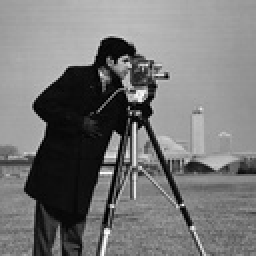
%> input picture tex/cameraman.jpg, 128 x 128 px, shrunk from 256 x 256 before the run, given in place of cameraman.tif, which was not available (shown 2 times larger)
$ octave pm_tet_pre.m   (GNU Octave 9; MATLAB toolbox functions it lacks are replaced by stand-ins)
%> lines starting %> are read from the running program, lines starting %| are printed output that depends on the picture; pictures that were not available may be replaced by others from this repository, and a replacement may not be noted
### grids/getSquareTet.m
function [p tet edge] = getSquareTet(nx1, nx2)

disp('Started grid generation.');
tic;

x1 = linspace(0,1,nx1);
x2 = linspace(0,1,nx2);

sub2ind = @(i,j) i + nx1 * j + 1;

[X1_const, X2_const] = meshgrid(x1, x2);

p = [X1_const(:), X2_const(:)];

tet = [];
for i = 0:nx1-2
    for j = 0:nx2-2
        tet(end+1,:) = [sub2ind(i,j) sub2ind(i+1,j) sub2ind(i,j+1) sub2ind(i+1,j+1)];
    end
end

edge = [];
for i = 0:nx1-1
    j = 0;
    edge(end+1,:) = [sub2ind(i,j) sub2ind(i+1,j)];
    j = nx2-1;
    edge(end+1,:) = [sub2ind(i,j) sub2ind(i+1,j)];
end
for j = 0:nx2-1
    i = 0;
    edge(end+1,:) = [sub2ind(i,j) sub2ind(i,j+1)];
    i = nx1-1;
    edge(end+1,:) = [sub2ind(i,j) sub2ind(i,j+1)];
end

disp(['Grid generation took ' num2str(toc) 's.']);
disp(['Number of nodes: ' num2str(size(p,1))])
disp(['Number of elements: ' num2str(size(tet,1))])

end

### peronamalik/pm_tet_pre.m
clear all; clc; close all;

addpath('../grids');

% Load and prepare test data.
U = mat2gray(imread('cameraman.tif'));
%> U: size 128x128x3 double; min 0, max 1, mean 0.466
% U = U(:,:,1);
% U = U + 0.1 * randn(size(U));
U = imresize(U,0.4);
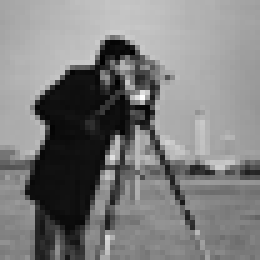
%> U: size 52x52x3 double (shown 5 times larger); min -0.00712, max 0.949, mean 0.466; drawn with min black and max white

% Grid generation.
[nx1, nx2] = size(U);
%> nx1 = 52; nx2 = 156
dx1 = 1/(nx1-1);
%> dx1 = 0.0196
dx2 = 1/(nx2-1);
%> dx2 = 0.00645
[p, tet, edge] = getSquareTet(nx1, nx2);
%| Number of nodes: 8112
%| Number of elements: 7905

% Settings for PM equation.
sigma = 0.0001;
tau = 0.0025;
g = @(x) max(exp(-(x./2).^2), 0);

% Number of nodes.
n = nx1 * nx2;
%> n = 8112
% Number of elements.
N = size(tet, 1);
%> N = 7905

% Allocate memory.
M = sparse(n,n); % Mass matrix.
A_iso = sparse(n,n); % Isotropic stiffness matrix.
A_ani = sparse(n,n); % Anisotropic stiffness matrix.
b = zeros(n,1); % The right hand side.

% Loop for isotropic diffusion.
% Each triangle is visited once.
for i = 0:nx1-2
    for j = 0:nx2-2
        A_iso(i + j*nx1 + 1,i + j*nx1 + 1) = A_iso(i + j*nx1 + 1,i + j*nx1 + 1) + dx1*dx2*(((i + 1)/dx2 - (i + 1/2)/dx2)^2 + ((j + 1)/dx1 - (j + 1/2)/dx1)^2);
        A_iso(i + j*nx1 + 1,i + nx1*(j + 1) + 1) = A_iso(i + j*nx1 + 1,i + nx1*(j + 1) + 1) + -dx1*dx2*(((j + 1)/dx1 - (j + 1/2)/dx1)*(j/dx1 - (j + 1/2)/dx1) + ((i + 1)/dx2 - (i + 1/2)/dx2)^2);
        A_iso(i + j*nx1 + 1,i + nx1*(j + 1) + 2) = A_iso(i + j*nx1 + 1,i + nx1*(j + 1) + 2) + dx1*dx2*(((i + 1)/dx2 - (i + 1/2)/dx2)*(i/dx2 - (i + 1/2)/dx2) + ((j + 1)/dx1 - (j + 1/2)/dx1)*(j/dx1 - (j + 1/2)/dx1));
        A_iso(i + j*nx1 + 1,i + j*nx1 + 2) = A_iso(i + j*nx1 + 1,i + j*nx1 + 2) + -dx1*dx2*(((i + 1)/dx2 - (i + 1/2)/dx2)*(i/dx2 - (i + 1/2)/dx2) + ((j + 1)/dx1 - (j + 1/2)/dx1)^2);
        A_iso(i + nx1*(j + 1) + 1,i + j*nx1 + 1) = A_iso(i + nx1*(j + 1) + 1,i + j*nx1 + 1) + -dx1*dx2*(((j + 1)/dx1 - (j + 1/2)/dx1)*(j/dx1 - (j + 1/2)/dx1) + ((i + 1)/dx2 - (i + 1/2)/dx2)^2);
        A_iso(i + nx1*(j + 1) + 1,i + nx1*(j + 1) + 1) = A_iso(i + nx1*(j + 1) + 1,i + nx1*(j + 1) + 1) + dx1*dx2*((j/dx1 - (j + 1/2)/dx1)^2 + ((i + 1)/dx2 - (i + 1/2)/dx2)^2);
        A_iso(i + nx1*(j + 1) + 1,i + nx1*(j + 1) + 2) = A_iso(i + nx1*(j + 1) + 1,i + nx1*(j + 1) + 2) + -dx1*dx2*((j/dx1 - (j + 1/2)/dx1)^2 + ((i + 1)/dx2 - (i + 1/2)/dx2)*(i/dx2 - (i + 1/2)/dx2));
        A_iso(i + nx1*(j + 1) + 1,i + j*nx1 + 2) = A_iso(i + nx1*(j + 1) + 1,i + j*nx1 + 2) + dx1*dx2*(((i + 1)/dx2 - (i + 1/2)/dx2)*(i/dx2 - (i + 1/2)/dx2) + ((j + 1)/dx1 - (j + 1/2)/dx1)*(j/dx1 - (j + 1/2)/dx1));
        A_iso(i + nx1*(j + 1) + 2,i + j*nx1 + 1) = A_iso(i + nx1*(j + 1) + 2,i + j*nx1 + 1) + dx1*dx2*(((i + 1)/dx2 - (i + 1/2)/dx2)*(i/dx2 - (i + 1/2)/dx2) + ((j + 1)/dx1 - (j + 1/2)/dx1)*(j/dx1 - (j + 1/2)/dx1));
        A_iso(i + nx1*(j + 1) + 2,i + nx1*(j + 1) + 1) = A_iso(i + nx1*(j + 1) + 2,i + nx1*(j + 1) + 1) + -dx1*dx2*((j/dx1 - (j + 1/2)/dx1)^2 + ((i + 1)/dx2 - (i + 1/2)/dx2)*(i/dx2 - (i + 1/2)/dx2));
        A_iso(i + nx1*(j + 1) + 2,i + nx1*(j + 1) + 2) = A_iso(i + nx1*(j + 1) + 2,i + nx1*(j + 1) + 2) + dx1*dx2*((i/dx2 - (i + 1/2)/dx2)^2 + (j/dx1 - (j + 1/2)/dx1)^2);
        A_iso(i + nx1*(j + 1) + 2,i + j*nx1 + 2) = A_iso(i + nx1*(j + 1) + 2,i + j*nx1 + 2) + -dx1*dx2*((i/dx2 - (i + 1/2)/dx2)^2 + ((j + 1)/dx1 - (j + 1/2)/dx1)*(j/dx1 - (j + 1/2)/dx1));
        A_iso(i + j*nx1 + 2,i + j*nx1 + 1) = A_iso(i + j*nx1 + 2,i + j*nx1 + 1) + -dx1*dx2*(((i + 1)/dx2 - (i + 1/2)/dx2)*(i/dx2 - (i + 1/2)/dx2) + ((j + 1)/dx1 - (j + 1/2)/dx1)^2);
        A_iso(i + j*nx1 + 2,i + nx1*(j + 1) + 1) = A_iso(i + j*nx1 + 2,i + nx1*(j + 1) + 1) + dx1*dx2*(((i + 1)/dx2 - (i + 1/2)/dx2)*(i/dx2 - (i + 1/2)/dx2) + ((j + 1)/dx1 - (j + 1/2)/dx1)*(j/dx1 - (j + 1/2)/dx1));
        A_iso(i + j*nx1 + 2,i + nx1*(j + 1) + 2) = A_iso(i + j*nx1 + 2,i + nx1*(j + 1) + 2) + -dx1*dx2*((i/dx2 - (i + 1/2)/dx2)^2 + ((j + 1)/dx1 - (j + 1/2)/dx1)*(j/dx1 - (j + 1/2)/dx1));
        A_iso(i + j*nx1 + 2,i + j*nx1 + 2) = A_iso(i + j*nx1 + 2,i + j*nx1 + 2) + dx1*dx2*((i/dx2 - (i + 1/2)/dx2)^2 + ((j + 1)/dx1 - (j + 1/2)/dx1)^2);
        M(i + j*nx1 + 1,i + j*nx1 + 1) = M(i + j*nx1 + 1,i + j*nx1 + 1) + dx1*dx2*((i + 1)*(j + 1) - (i + 1)*(j + 1/2) - (i + 1/2)*(j + 1) + (i + 1/2)*(j + 1/2))^2;
        M(i + j*nx1 + 1,i + nx1*(j + 1) + 1) = M(i + j*nx1 + 1,i + nx1*(j + 1) + 1) + -dx1*dx2*((i + 1)*(j + 1) - (i + 1)*(j + 1/2) - (i + 1/2)*(j + 1) + (i + 1/2)*(j + 1/2))*(j*(i + 1) - j*(i + 1/2) - (i + 1)*(j + 1/2) + (i + 1/2)*(j + 1/2));
        M(i + j*nx1 + 1,i + nx1*(j + 1) + 2) = M(i + j*nx1 + 1,i + nx1*(j + 1) + 2) + dx1*dx2*((i + 1)*(j + 1) - (i + 1)*(j + 1/2) - (i + 1/2)*(j + 1) + (i + 1/2)*(j + 1/2))*(i*j - i*(j + 1/2) - j*(i + 1/2) + (i + 1/2)*(j + 1/2));
        M(i + j*nx1 + 1,i + j*nx1 + 2) = M(i + j*nx1 + 1,i + j*nx1 + 2) + -dx1*dx2*((i + 1)*(j + 1) - (i + 1)*(j + 1/2) - (i + 1/2)*(j + 1) + (i + 1/2)*(j + 1/2))*(i*(j + 1) - i*(j + 1/2) - (i + 1/2)*(j + 1) + (i + 1/2)*(j + 1/2));
        M(i + nx1*(j + 1) + 1,i + j*nx1 + 1) = M(i + nx1*(j + 1) + 1,i + j*nx1 + 1) + -dx1*dx2*((i + 1)*(j + 1) - (i + 1)*(j + 1/2) - (i + 1/2)*(j + 1) + (i + 1/2)*(j + 1/2))*(j*(i + 1) - j*(i + 1/2) - (i + 1)*(j + 1/2) + (i + 1/2)*(j + 1/2));
        M(i + nx1*(j + 1) + 1,i + nx1*(j + 1) + 1) = M(i + nx1*(j + 1) + 1,i + nx1*(j + 1) + 1) + dx1*dx2*(j*(i + 1) - j*(i + 1/2) - (i + 1)*(j + 1/2) + (i + 1/2)*(j + 1/2))^2;
        M(i + nx1*(j + 1) + 1,i + nx1*(j + 1) + 2) = M(i + nx1*(j + 1) + 1,i + nx1*(j + 1) + 2) + -dx1*dx2*(j*(i + 1) - j*(i + 1/2) - (i + 1)*(j + 1/2) + (i + 1/2)*(j + 1/2))*(i*j - i*(j + 1/2) - j*(i + 1/2) + (i + 1/2)*(j + 1/2));
        M(i + nx1*(j + 1) + 1,i + j*nx1 + 2) = M(i + nx1*(j + 1) + 1,i + j*nx1 + 2) + dx1*dx2*(i*(j + 1) - i*(j + 1/2) - (i + 1/2)*(j + 1) + (i + 1/2)*(j + 1/2))*(j*(i + 1) - j*(i + 1/2) - (i + 1)*(j + 1/2) + (i + 1/2)*(j + 1/2));
        M(i + nx1*(j + 1) + 2,i + j*nx1 + 1) = M(i + nx1*(j + 1) + 2,i + j*nx1 + 1) + dx1*dx2*((i + 1)*(j + 1) - (i + 1)*(j + 1/2) - (i + 1/2)*(j + 1) + (i + 1/2)*(j + 1/2))*(i*j - i*(j + 1/2) - j*(i + 1/2) + (i + 1/2)*(j + 1/2));
        M(i + nx1*(j + 1) + 2,i + nx1*(j + 1) + 1) = M(i + nx1*(j + 1) + 2,i + nx1*(j + 1) + 1) + -dx1*dx2*(j*(i + 1) - j*(i + 1/2) - (i + 1)*(j + 1/2) + (i + 1/2)*(j + 1/2))*(i*j - i*(j + 1/2) - j*(i + 1/2) + (i + 1/2)*(j + 1/2));
        M(i + nx1*(j + 1) + 2,i + nx1*(j + 1) + 2) = M(i + nx1*(j + 1) + 2,i + nx1*(j + 1) + 2) + dx1*dx2*(i*j - i*(j + 1/2) - j*(i + 1/2) + (i + 1/2)*(j + 1/2))^2;
        M(i + nx1*(j + 1) + 2,i + j*nx1 + 2) = M(i + nx1*(j + 1) + 2,i + j*nx1 + 2) + -dx1*dx2*(i*(j + 1) - i*(j + 1/2) - (i + 1/2)*(j + 1) + (i + 1/2)*(j + 1/2))*(i*j - i*(j + 1/2) - j*(i + 1/2) + (i + 1/2)*(j + 1/2));
        M(i + j*nx1 + 2,i + j*nx1 + 1) = M(i + j*nx1 + 2,i + j*nx1 + 1) + -dx1*dx2*((i + 1)*(j + 1) - (i + 1)*(j + 1/2) - (i + 1/2)*(j + 1) + (i + 1/2)*(j + 1/2))*(i*(j + 1) - i*(j + 1/2) - (i + 1/2)*(j + 1) + (i + 1/2)*(j + 1/2));
        M(i + j*nx1 + 2,i + nx1*(j + 1) + 1) = M(i + j*nx1 + 2,i + nx1*(j + 1) + 1) + dx1*dx2*(i*(j + 1) - i*(j + 1/2) - (i + 1/2)*(j + 1) + (i + 1/2)*(j + 1/2))*(j*(i + 1) - j*(i + 1/2) - (i + 1)*(j + 1/2) + (i + 1/2)*(j + 1/2));
        M(i + j*nx1 + 2,i + nx1*(j + 1) + 2) = M(i + j*nx1 + 2,i + nx1*(j + 1) + 2) + -dx1*dx2*(i*(j + 1) - i*(j + 1/2) - (i + 1/2)*(j + 1) + (i + 1/2)*(j + 1/2))*(i*j - i*(j + 1/2) - j*(i + 1/2) + (i + 1/2)*(j + 1/2));
        M(i + j*nx1 + 2,i + j*nx1 + 2) = M(i + j*nx1 + 2,i + j*nx1 + 2) + dx1*dx2*(i*(j + 1) - i*(j + 1/2) - (i + 1/2)*(j + 1) + (i + 1/2)*(j + 1/2))^2;
    end
end

% Try RHS like in lecture.
b = U(:);
%> b = 8112 values, max 0.949 at index 1476, min -0.00712 at index 1053, mean 0.466

% Treat boundary conditions.
A_iso(edge(:,1),:) = [];
A_iso(:,edge(:,1)) = [];
M(edge(:,1),:) = [];
M(:,edge(:,1)) = [];
b(edge(:,1)) = [];

% Solve linear system.
u_iso = (M + sigma * A_iso) \ (M*b);
%> u_iso = 7700 values, max 0.734 at index 3705, min 0.0517 at index 671, mean 0.447

% Fill in boundary condition.
u_iso_bd = zeros(n,1);
idx = 1:n;
%> idx = 8112 values from 1 to 8112
idx(edge(:,1)) = [];
u_iso_bd(idx) = u_iso;

% u_iso_bd = u_iso;

figure;
subplot(1,2,1);
imshow(U);
subplot(1,2,2);
imshow(reshape(u_iso_bd,nx1,nx2));
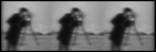
%> displayed picture: size 52x156, on the screen's scale of 0 to 255; min 0, max 187, mean 108.3

d = zeros(n, 2);

for i = 0:nx1-2
    for j = 0:nx2-2
        d(i + j*nx1 + 1,1) = d(i + j*nx1 + 1,1) + -u_iso_bd(i + j*nx1 + 1)*((j + 1)/dx1 - (j + 1/2)/dx1);
        d(i + j*nx1 + 1,2) = d(i + j*nx1 + 1,2) + -u_iso_bd(i + j*nx1 + 1)*((i + 1)/dx2 - (i + 1/2)/dx2);
        d(i + j*nx1 + 1,1) = d(i + j*nx1 + 1,1) + u_iso_bd(i + nx1*(j + 1) + 1)*(j/dx1 - (j + 1/2)/dx1);
        d(i + j*nx1 + 1,2) = d(i + j*nx1 + 1,2) + u_iso_bd(i + nx1*(j + 1) + 1)*((i + 1)/dx2 - (i + 1/2)/dx2);
        d(i + j*nx1 + 1,1) = d(i + j*nx1 + 1,1) + -u_iso_bd(i + nx1*(j + 1) + 2)*(j/dx1 - (j + 1/2)/dx1);
        d(i + j*nx1 + 1,2) = d(i + j*nx1 + 1,2) + -u_iso_bd(i + nx1*(j + 1) + 2)*(i/dx2 - (i + 1/2)/dx2);
        d(i + j*nx1 + 1,1) = d(i + j*nx1 + 1,1) + u_iso_bd(i + j*nx1 + 2)*((j + 1)/dx1 - (j + 1/2)/dx1);
        d(i + j*nx1 + 1,2) = d(i + j*nx1 + 1,2) + u_iso_bd(i + j*nx1 + 2)*(i/dx2 - (i + 1/2)/dx2);
    end
end

figure;
subplot(1,3,1);
imagesc(reshape(d(:,1),nx1,nx2))
subplot(1,3,2);
imagesc(reshape(d(:,2),nx1,nx2))

g_ani = max(g(sqrt(d(:,1).^2+d(:,2).^2)), 0.01);
%> g_ani = 8112 values, max 1 at index 52, min 0.01 at index 1, mean 0.393


subplot(1,3,3);
imagesc(reshape(g_ani,nx1,nx2));
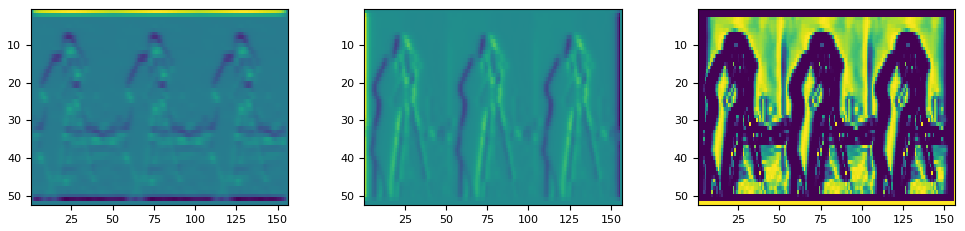
%> figure redrawn from the program's plot data, 3 panels

for i = 0:nx1-2
    for j = 0:nx2-2
        A_ani(i + j*nx1 + 1,i + j*nx1 + 1) = A_ani(i + j*nx1 + 1,i + j*nx1 + 1) + dx1*dx2*g_ani(i + j*nx1 + 1)*(((i + 1)/dx2 - (i + 1/2)/dx2)^2 + ((j + 1)/dx1 - (j + 1/2)/dx1)^2);
        A_ani(i + j*nx1 + 1,i + nx1*(j + 1) + 1) = A_ani(i + j*nx1 + 1,i + nx1*(j + 1) + 1) + -dx1*dx2*g_ani(i + j*nx1 + 1)*(((j + 1)/dx1 - (j + 1/2)/dx1)*(j/dx1 - (j + 1/2)/dx1) + ((i + 1)/dx2 - (i + 1/2)/dx2)^2);
        A_ani(i + j*nx1 + 1,i + nx1*(j + 1) + 2) = A_ani(i + j*nx1 + 1,i + nx1*(j + 1) + 2) + dx1*dx2*g_ani(i + j*nx1 + 1)*(((i + 1)/dx2 - (i + 1/2)/dx2)*(i/dx2 - (i + 1/2)/dx2) + ((j + 1)/dx1 - (j + 1/2)/dx1)*(j/dx1 - (j + 1/2)/dx1));
        A_ani(i + j*nx1 + 1,i + j*nx1 + 2) = A_ani(i + j*nx1 + 1,i + j*nx1 + 2) + -dx1*dx2*g_ani(i + j*nx1 + 1)*(((i + 1)/dx2 - (i + 1/2)/dx2)*(i/dx2 - (i + 1/2)/dx2) + ((j + 1)/dx1 - (j + 1/2)/dx1)^2);
        A_ani(i + nx1*(j + 1) + 1,i + j*nx1 + 1) = A_ani(i + nx1*(j + 1) + 1,i + j*nx1 + 1) + -dx1*dx2*g_ani(i + j*nx1 + 1)*(((j + 1)/dx1 - (j + 1/2)/dx1)*(j/dx1 - (j + 1/2)/dx1) + ((i + 1)/dx2 - (i + 1/2)/dx2)^2);
        A_ani(i + nx1*(j + 1) + 1,i + nx1*(j + 1) + 1) = A_ani(i + nx1*(j + 1) + 1,i + nx1*(j + 1) + 1) + dx1*dx2*g_ani(i + j*nx1 + 1)*((j/dx1 - (j + 1/2)/dx1)^2 + ((i + 1)/dx2 - (i + 1/2)/dx2)^2);
        A_ani(i + nx1*(j + 1) + 1,i + nx1*(j + 1) + 2) = A_ani(i + nx1*(j + 1) + 1,i + nx1*(j + 1) + 2) + -dx1*dx2*g_ani(i + j*nx1 + 1)*((j/dx1 - (j + 1/2)/dx1)^2 + ((i + 1)/dx2 - (i + 1/2)/dx2)*(i/dx2 - (i + 1/2)/dx2));
        A_ani(i + nx1*(j + 1) + 1,i + j*nx1 + 2) = A_ani(i + nx1*(j + 1) + 1,i + j*nx1 + 2) + dx1*dx2*g_ani(i + j*nx1 + 1)*(((i + 1)/dx2 - (i + 1/2)/dx2)*(i/dx2 - (i + 1/2)/dx2) + ((j + 1)/dx1 - (j + 1/2)/dx1)*(j/dx1 - (j + 1/2)/dx1));
        A_ani(i + nx1*(j + 1) + 2,i + j*nx1 + 1) = A_ani(i + nx1*(j + 1) + 2,i + j*nx1 + 1) + dx1*dx2*g_ani(i + j*nx1 + 1)*(((i + 1)/dx2 - (i + 1/2)/dx2)*(i/dx2 - (i + 1/2)/dx2) + ((j + 1)/dx1 - (j + 1/2)/dx1)*(j/dx1 - (j + 1/2)/dx1));
        A_ani(i + nx1*(j + 1) + 2,i + nx1*(j + 1) + 1) = A_ani(i + nx1*(j + 1) + 2,i + nx1*(j + 1) + 1) + -dx1*dx2*g_ani(i + j*nx1 + 1)*((j/dx1 - (j + 1/2)/dx1)^2 + ((i + 1)/dx2 - (i + 1/2)/dx2)*(i/dx2 - (i + 1/2)/dx2));
        A_ani(i + nx1*(j + 1) + 2,i + nx1*(j + 1) + 2) = A_ani(i + nx1*(j + 1) + 2,i + nx1*(j + 1) + 2) + dx1*dx2*g_ani(i + j*nx1 + 1)*((i/dx2 - (i + 1/2)/dx2)^2 + (j/dx1 - (j + 1/2)/dx1)^2);
        A_ani(i + nx1*(j + 1) + 2,i + j*nx1 + 2) = A_ani(i + nx1*(j + 1) + 2,i + j*nx1 + 2) + -dx1*dx2*g_ani(i + j*nx1 + 1)*((i/dx2 - (i + 1/2)/dx2)^2 + ((j + 1)/dx1 - (j + 1/2)/dx1)*(j/dx1 - (j + 1/2)/dx1));
        A_ani(i + j*nx1 + 2,i + j*nx1 + 1) = A_ani(i + j*nx1 + 2,i + j*nx1 + 1) + -dx1*dx2*g_ani(i + j*nx1 + 1)*(((i + 1)/dx2 - (i + 1/2)/dx2)*(i/dx2 - (i + 1/2)/dx2) + ((j + 1)/dx1 - (j + 1/2)/dx1)^2);
        A_ani(i + j*nx1 + 2,i + nx1*(j + 1) + 1) = A_ani(i + j*nx1 + 2,i + nx1*(j + 1) + 1) + dx1*dx2*g_ani(i + j*nx1 + 1)*(((i + 1)/dx2 - (i + 1/2)/dx2)*(i/dx2 - (i + 1/2)/dx2) + ((j + 1)/dx1 - (j + 1/2)/dx1)*(j/dx1 - (j + 1/2)/dx1));
        A_ani(i + j*nx1 + 2,i + nx1*(j + 1) + 2) = A_ani(i + j*nx1 + 2,i + nx1*(j + 1) + 2) + -dx1*dx2*g_ani(i + j*nx1 + 1)*((i/dx2 - (i + 1/2)/dx2)^2 + ((j + 1)/dx1 - (j + 1/2)/dx1)*(j/dx1 - (j + 1/2)/dx1));
        A_ani(i + j*nx1 + 2,i + j*nx1 + 2) = A_ani(i + j*nx1 + 2,i + j*nx1 + 2) + dx1*dx2*g_ani(i + j*nx1 + 1)*((i/dx2 - (i + 1/2)/dx2)^2 + ((j + 1)/dx1 - (j + 1/2)/dx1)^2);
    end
end

% Treat boundary conditions.
A_ani(edge(:,1),:) = [];
A_ani(:,edge(:,1)) = [];

u_ani = (M + tau * A_ani) \ (M*b);
%> u_ani = 7700 values, max 0.748 at index 3969, min 0.0238 at index 1059, mean 0.456

% Fill in boundary condition.
u_ani_bd = zeros(n,1);
idx = 1:n;
idx(edge(:,1)) = [];
u_ani_bd(idx) = u_ani;

% u_ani_bd = u_ani;

figure;
subplot(1,2,1);
imshow(U);
subplot(1,2,2);
imshow(reshape(u_ani_bd,nx1,nx2));
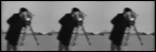
%> displayed picture: size 52x156, on the screen's scale of 0 to 255; min 0, max 191, mean 110.4
